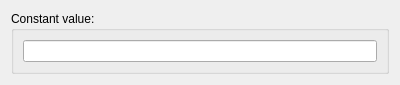
<?xml version="1.0" encoding="UTF-8"?>
<ui version="4.0">
 <class>PopulateConstantConfig</class>
 <widget class="QWidget" name="PopulateConstantConfig">
  <property name="geometry">
   <rect>
    <x>0</x>
    <y>0</y>
    <width>400</width>
    <height>77</height>
   </rect>
  </property>
  <property name="windowTitle">
   <string>Form</string>
  </property>
  <layout class="QVBoxLayout" name="verticalLayout">
   <item>
    <widget class="QGroupBox" name="valueGroup">
     <property name="title">
      <string>Constant value:</string>
     </property>
     <layout class="QVBoxLayout" name="verticalLayout_2">
      <item>
       <widget class="QLineEdit" name="valueEdit">
        <property name="cfg" stdset="0">
         <string>PopulateConstant.Value</string>
        </property>
       </widget>
      </item>
     </layout>
    </widget>
   </item>
  </layout>
 </widget>
 <resources/>
 <connections/>
</ui>
